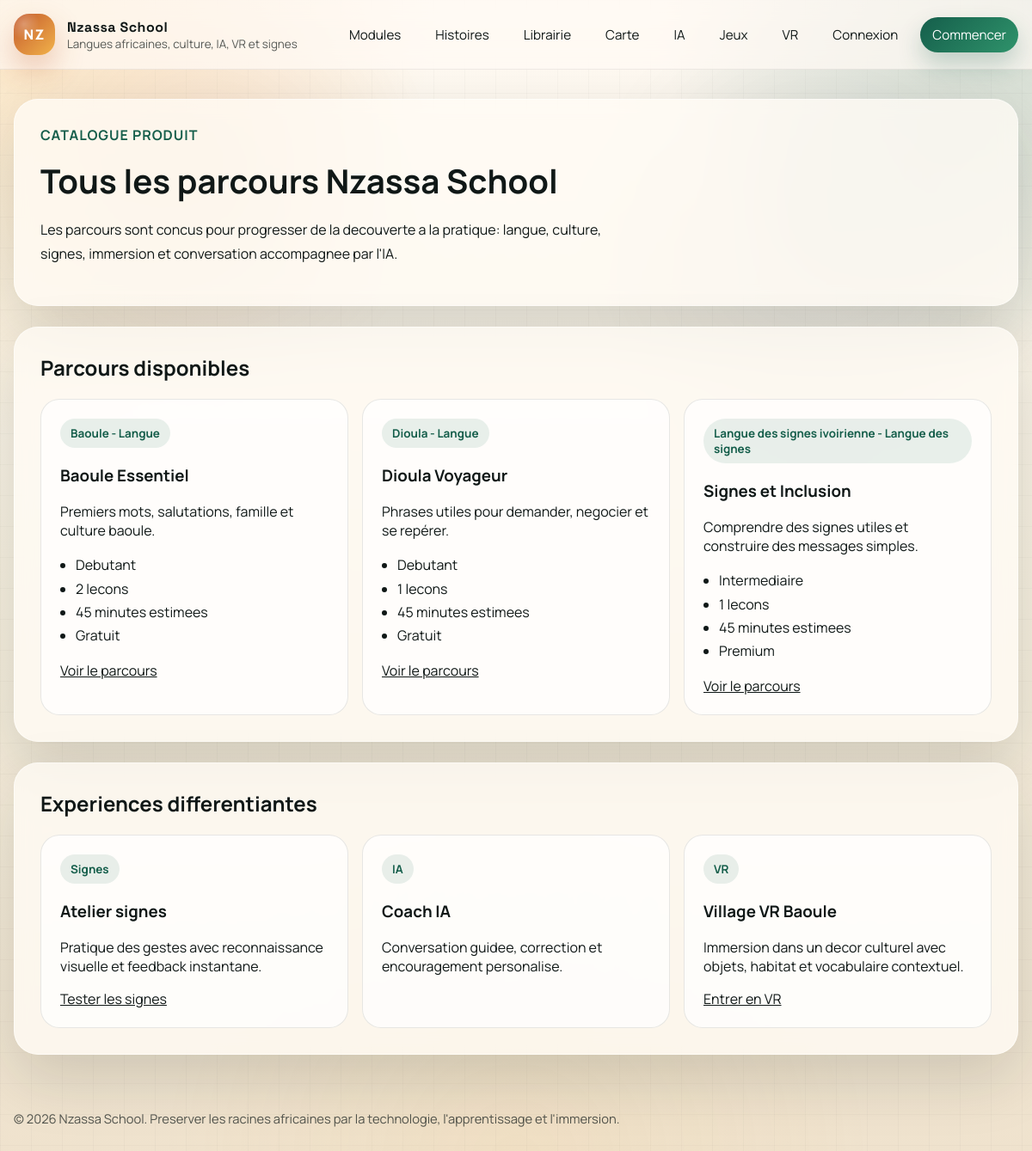
The app's page /parcours/, older data.
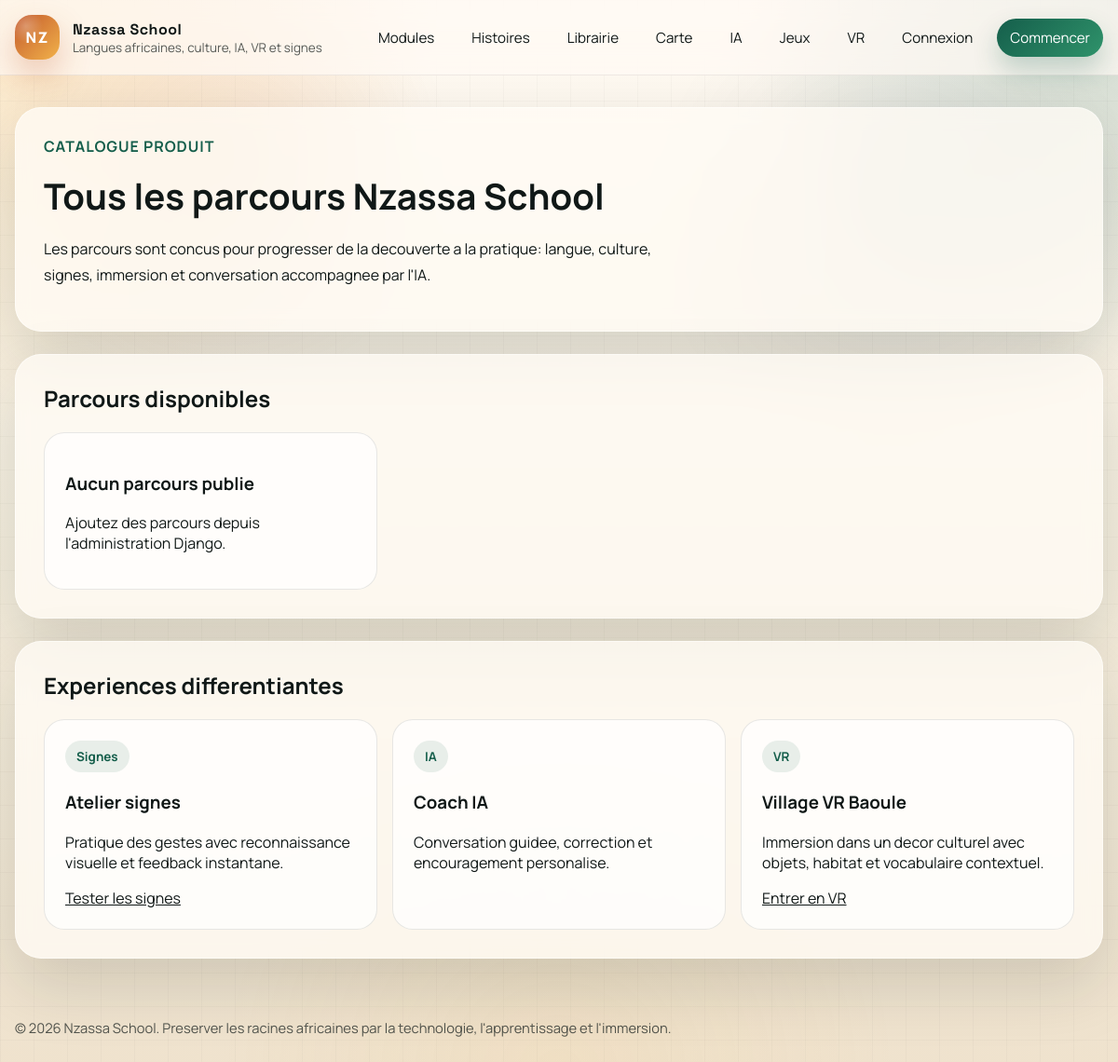
The same page, newer data.
### nzassa_app/models.py (models this page shows, shortened)
class Course(models.Model):
    FOCUS_CHOICES = [
        ("language", "Langue"),
        ("culture", "Culture"),
        ("sign", "Langue des signes"),
        ("vr", "Immersion VR"),
        ("ai", "Pratique IA"),
    ]
    language = models.ForeignKey(Language, on_delete=models.CASCADE, related_name="courses")
    title = models.CharField(max_length=180)
    slug = models.SlugField(max_length=200, unique=True, blank=True)
    short_description = models.CharField(max_length=240)
    description = models.TextField()
    focus = models.CharField(max_length=20, choices=FOCUS_CHOICES, default="language")
    level = models.CharField(max_length=40, default="Debutant")
    estimated_minutes = models.PositiveIntegerField(default=30)
    xp_reward = models.PositiveIntegerField(default=120)
    is_premium = models.BooleanField(default=False)
    is_published = models.BooleanField(default=True)
    created_at = models.DateTimeField(auto_now_add=True)
    class Meta:
        ordering = ["language__name", "title"]
    @property
    def lesson_count(self):
        return Lesson.objects.filter(module__course=self).count()

class Language(models.Model):
    CATEGORY_CHOICES = [
        ("spoken", "Langue orale"),
        ("sign", "Langue des signes"),
    ]
    name = models.CharField(max_length=120, unique=True)
    slug = models.SlugField(max_length=140, unique=True, blank=True)
    code = models.CharField(max_length=20, unique=True)
    description = models.TextField(blank=True)
    category = models.CharField(max_length=20, choices=CATEGORY_CHOICES, default="spoken")
    difficulty = models.CharField(max_length=50, blank=True)
    is_premium = models.BooleanField(default=False)
    is_active = models.BooleanField(default=True)
    class Meta:
        ordering = ["name"]

class CulturalExperience(models.Model):
    EXPERIENCE_TYPES = [
        ("vr", "VR"),
        ("sign", "Signes"),
        ("ai", "IA"),
        ("culture", "Culture"),
    ]
    title = models.CharField(max_length=180)
    slug = models.SlugField(max_length=200, unique=True, blank=True)
    experience_type = models.CharField(max_length=20, choices=EXPERIENCE_TYPES)
    description = models.TextField()
    cta_label = models.CharField(max_length=80, default="Explorer")
    cta_url = models.CharField(max_length=255, blank=True)
    is_premium = models.BooleanField(default=False)
    class Meta:
        ordering = ["title"]

### nzassa_app/views.py (the view)
# urls.py: path("parcours/", course_catalog, name="course_catalog"),
@require_GET
def course_catalog(request):
    courses = Course.objects.filter(is_published=True).select_related("language")
    experiences = CulturalExperience.objects.all()[:4]
    return render(
        request,
        "nzassa_app/course_catalog.html",
        {"courses": courses, "experiences": experiences},
    )

### nzassa_app/templates/nzassa_app/course_catalog.html (shortened to what this page needs)
{% extends "nzassa_app/base.html" %}
{% block content %}
<div class="catalog-stack">
    <section class="surface-card catalog-hero">
        <p style="margin-top:0;color:var(--forest);font-weight:700;text-transform:uppercase;letter-spacing:0.06em;">
            Catalogue produit
        </p>
        <h1 style="margin:0 0 12px;font-size:2.4rem;">Tous les parcours Nzassa School</h1>
        <p style="max-width:70ch;line-height:1.75;">
            Les parcours sont concus pour progresser de la decouverte a la pratique:
            langue, culture, signes, immersion et conversation accompagnee par l'IA.
        </p>
    </section>
    <section class="surface-card catalog-card">
        <h2 style="margin-top:0;">Parcours disponibles</h2>
        <div class="catalog-grid">
            {% for course in courses %}
                <article class="catalog-item">
                    <span class="tag">{{ course.language.name }} - {{ course.get_focus_display }}</span>
                    <h3>{{ course.title }}</h3>
                    <p>{{ course.short_description }}</p>
                    <ul style="padding-left:18px;line-height:1.7;">
                        <li>{{ course.level }}</li>
                        <li>{{ course.lesson_count }} lecons</li>
                        <li>{{ course.estimated_minutes }} minutes estimees</li>
                        <li>{% if course.is_premium %}Premium{% else %}Gratuit{% endif %}</li>
                    </ul>
                    <p style="margin-bottom:0;">
                        <a href="{% url 'course_detail' course.slug %}">Voir le parcours</a>
                    </p>
                </article>
            {% empty %}
                <article class="catalog-item">
                    <h3>Aucun parcours publie</h3>
                    <p>Ajoutez des parcours depuis l'administration Django.</p>
                </article>
            {% endfor %}
        </div>
    </section>
    <section class="surface-card catalog-card">
        <h2 style="margin-top:0;">Experiences differentiantes</h2>
        <div class="experience-grid">
            {% for experience in experiences %}
                <article class="experience-item">
                    <span class="tag">{{ experience.get_experience_type_display }}</span>
                    <h3>{{ experience.title }}</h3>
                    <p>{{ experience.description }}</p>
                    {% if experience.cta_url %}
                        <p style="margin-bottom:0;"><a href="{{ experience.cta_url }}">{{ experience.cta_label }}</a></p>
                    {% endif %}
                </article>
            {% empty %}
                <article class="experience-item">
                    <h3>Experiences a configurer</h3>
                    <p>Ajoutez VR, signes, culture ou IA pour enrichir votre proposition de valeur.</p>
                </article>
            {% endfor %}
        </div>
    </section>
</div>
{% endblock %}

### nzassa_app/templates/nzassa_app/base.html (shortened to what this page needs)
<!DOCTYPE html>
<html lang="fr">
<head>
</head>
<body>
    <header class="site-header">
        <div class="site-header-inner">
            <a class="brand" href="{% url 'accueil' %}">
                <div class="brand-badge">NZ</div>
                <div class="brand-copy">
                    <strong>Nzassa School</strong>
                    <span>Langues africaines, culture, IA, VR et signes</span>
                </div>
            </a>
            <nav class="nav-links">
                <a href="{% url 'accueil' %}#modules">Modules</a>
                <a href="{% url 'story_list' %}">Histoires</a>
                <a href="{% url 'library' %}">Librairie</a>
                <a href="{% url 'ethnicity_map' %}">Carte</a>
                <a href="{% url 'cultural_ai' %}">IA</a>
                <a href="{% url 'games_hub' %}">Jeux</a>
                <a href="{% url 'immersion' %}">VR</a>
                {% if request.user.is_authenticated %}
                    <a href="{% url 'discussion_feed' %}">Discussion</a>
                    <a href="{% url 'offline_center' %}">Offline</a>
                    <a href="{% url 'notifications' %}">Notifications</a>
                    <a href="{% url 'dashboard' %}">Dashboard</a>
                    <form method="post" action="{% url 'logout' %}" class="logout-form">
                        {% csrf_token %}
                        <button type="submit" class="nav-cta logout-btn">Deconnexion</button>
                    </form>
                {% else %}
                    <a href="{% url 'login' %}">Connexion</a>
                    <a class="nav-cta" href="{% url 'register' %}">Commencer</a>
                {% endif %}
            </nav>
        </div>
    </header>
    <main class="page-content">
        <div class="site-shell">
            {% block content %}{% endblock %}
        </div>
    </main>
    <footer>
        &copy; 2026 Nzassa School. Preserver les racines africaines par la technologie, l'apprentissage et l'immersion.
    </footer>
</body>
</html>

### nzassa_app/templates/nzassa_app/base.html (style rules this page uses)
:root { --sand: #f7efe2; --clay: #c45a2d; --gold: #f1b24a; --forest: #155e4b; --ink: #101817; --lagoon: #08304d; --mist: rgba(255, 248, 239, 0.78); --card: rgba(255, 251, 245, 0.78); --line: rgba(16, 24, 23, 0.08); --shadow: 0 28px 70px rgba(16, 24, 23, 0.15); }
* { box-sizing: border-box; }
html { scroll-behavior: smooth; }
body { margin: 0; color: var(--ink); font-family: "Manrope", "Segoe UI", sans-serif; background: radial-gradient(circle at top left, rgba(241, 178, 74, 0.26), transparent 28%), radial-gradient(circle at top right, rgba(21, 94, 75, 0.2), transparent 24%), linear-gradient(180deg, #fffaf3 0%, #f6efdf 48%, #efe2cd 100%); min-height: 100vh; }
body::before, body::after { content: ""; position: fixed; inset: 0; pointer-events: none; z-index: -1; }
body::before { background-image: linear-gradient(rgba(16, 24, 23, 0.025) 1px, transparent 1px), linear-gradient(90deg, rgba(16, 24, 23, 0.025) 1px, transparent 1px); background-size: 36px 36px; }
body::after { background: radial-gradient(circle at 20% 15%, rgba(196, 90, 45, 0.09), transparent 18%), radial-gradient(circle at 80% 20%, rgba(8, 48, 77, 0.08), transparent 20%), radial-gradient(circle at 50% 100%, rgba(241, 178, 74, 0.08), transparent 28%); }
a { color: inherit; }
.site-shell { width: min(1180px, calc(100% - 32px)); margin: 0 auto; }
.site-header { position: sticky; top: 0; z-index: 50; backdrop-filter: blur(14px); background: rgba(255, 250, 244, 0.72); border-bottom: 1px solid rgba(16, 24, 23, 0.07); }
.site-header-inner { width: min(1180px, calc(100% - 32px)); margin: 0 auto; display: flex; align-items: center; justify-content: space-between; gap: 16px; padding: 16px 0; }
.brand { display: flex; align-items: center; gap: 14px; text-decoration: none; }
.brand-badge { width: 48px; height: 48px; display: grid; place-items: center; border-radius: 18px; background: radial-gradient(circle at 25% 25%, rgba(255, 255, 255, 0.28), transparent 35%), linear-gradient(135deg, var(--clay), var(--gold)); color: white; font-weight: 900; letter-spacing: 0.08em; box-shadow: 0 16px 34px rgba(196, 90, 45, 0.3); }
.brand-copy strong { display: block; font-size: 1rem; font-family: "Space Grotesk", sans-serif; letter-spacing: 0.03em; }
.brand-copy span { display: block; font-size: 0.84rem; color: rgba(16, 24, 23, 0.7); }
.nav-links { display: flex; align-items: center; gap: 12px; flex-wrap: wrap; justify-content: flex-end; }
.nav-links a, .logout-btn { text-decoration: none; padding: 10px 14px; border-radius: 999px; font-size: 0.95rem; transition: transform 0.2s ease, background 0.2s ease, color 0.2s ease, box-shadow 0.2s ease; background: transparent; }
.nav-links .nav-cta, .logout-btn.nav-cta { background: linear-gradient(135deg, var(--forest), #2f936b); color: white; box-shadow: 0 14px 28px rgba(21, 94, 75, 0.24); }
.page-content { padding: 34px 0 64px; }
.surface-card { background: var(--card); border: 1px solid rgba(255, 255, 255, 0.48); border-radius: 28px; box-shadow: var(--shadow); backdrop-filter: blur(10px); }
footer { width: min(1180px, calc(100% - 32px)); margin: 0 auto; padding: 0 0 40px; color: rgba(16, 24, 23, 0.7); font-size: 0.92rem; }

### nzassa_app/templates/nzassa_app/course_catalog.html (style rules this page uses)
.catalog-stack { display: grid; gap: 24px; }
.catalog-hero, .catalog-card { padding: 30px; }
.catalog-grid, .experience-grid { display: grid; grid-template-columns: repeat(3, minmax(0, 1fr)); gap: 16px; }
.catalog-item, .experience-item { padding: 22px; border-radius: 22px; background: rgba(255, 255, 255, 0.7); border: 1px solid rgba(20, 33, 29, 0.1); }
.tag { display: inline-block; padding: 8px 12px; border-radius: 999px; background: rgba(31, 107, 79, 0.1); color: var(--forest); font-size: 0.84rem; font-weight: 700; }

Row changes from the older to the newer data that the page shows:
removed Course: language.name "Baoule", focus "Langue", title "Baoule Essentiel", short_description "Premiers mots, salutations, famille et culture baoule.", level "Debutant", lesson_count "2", estimated_minutes "45", is_premium "Gratuit"
removed Course: language.name "Dioula", focus "Langue", title "Dioula Voyageur", short_description "Phrases utiles pour demander, negocier et se repérer.", level "Debutant", lesson_count "1", estimated_minutes "45", is_premium "Gratuit"
removed Course: language.name "Langue des signes ivoirienne", focus "Langue des signes", title "Signes et Inclusion", short_description "Comprendre des signes utiles et construire des messages simples.", level "Intermediaire", lesson_count "1", estimated_minutes "45", is_premium "Premium"
Text that changed along with them:
text now shown: "Aucun parcours publie Ajoutez des parcours depuis l'administration Django."
